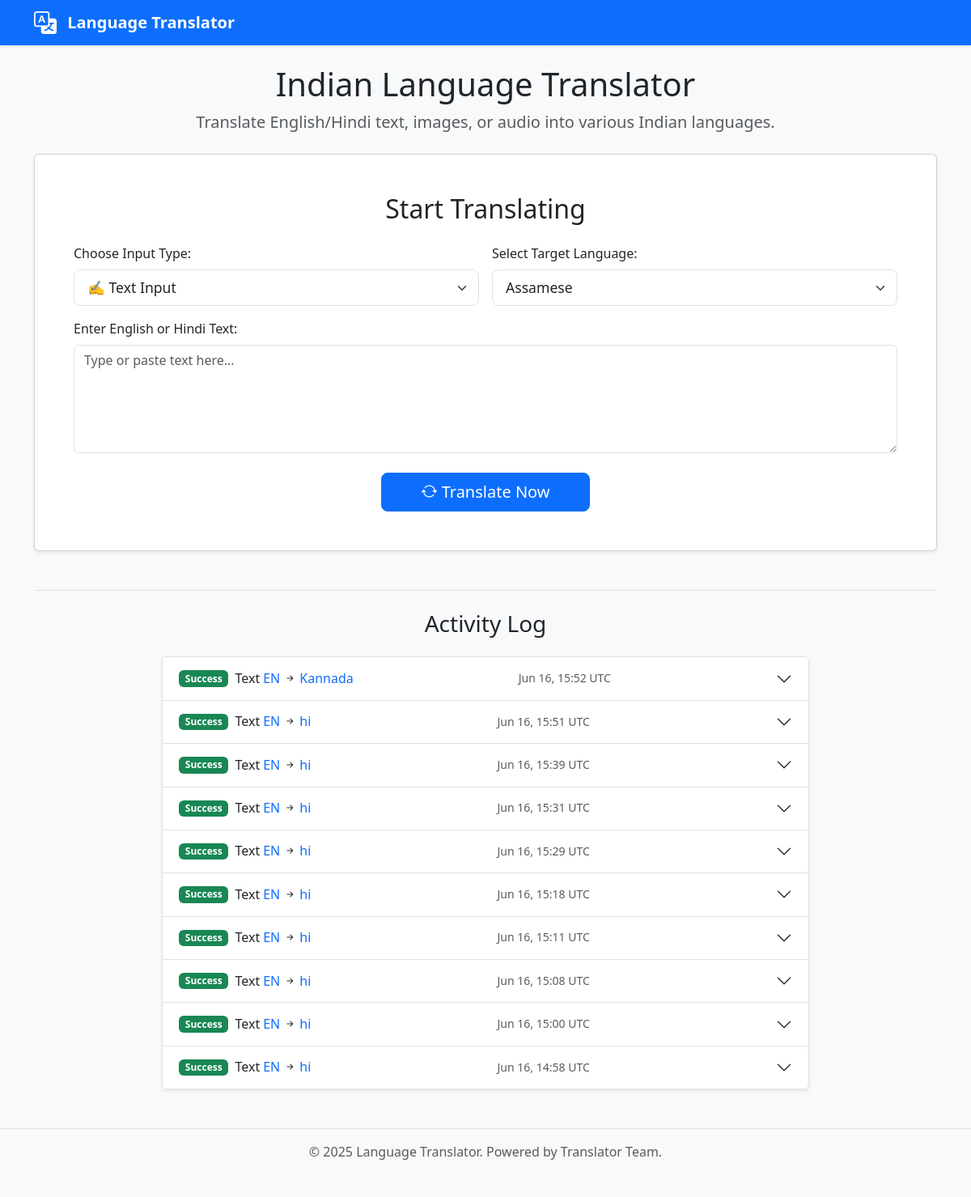
The page / on the database its author committed.
### models.py (models this page shows, shortened)
class TranslationLog(db.Model):
    id = db.Column(db.Integer, primary_key=True)
    timestamp = db.Column(db.DateTime, default=datetime.utcnow)
    input_type = db.Column(db.String(20), nullable=False) # 'text', 'ocr', 'audio'
    source_language = db.Column(db.String(10), nullable=False) # e.g., 'en', 'hi'
    target_language = db.Column(db.String(10), nullable=False) # e.g., 'mr', 'ta', 'bn'
    original_text = db.Column(db.Text, nullable=True)
    translated_text = db.Column(db.Text, nullable=True)
    error_message = db.Column(db.Text, nullable=True) # Store errors if any

### app.py (the view, shortened to what this page needs)
@app.route('/', methods=['GET', 'POST'])
def index_route():
    translation_result = None
    original_text = request.form.get('text_input', '') if request.method == 'POST' else ''
    detected_lang_nllb = "" # Will store NLLB code of detected source lang
    error = None
    default_target_friendly_name = list(utils.SUPPORTED_LANGUAGES.keys())[0]
    selected_target_friendly_name = request.form.get('target_language', default_target_friendly_name)
    main_result_tts_supported = False
    main_result_tts_code = 'en'
    recent_logs = TranslationLog.query.order_by(TranslationLog.timestamp.desc()).limit(10).all()
    selected_nllb_for_main_result = utils.SUPPORTED_LANGUAGES.get(selected_target_friendly_name)
    if selected_nllb_for_main_result:
        tts_code_for_main = MASTER_TTS_CONFIG.get(selected_nllb_for_main_result)
        if tts_code_for_main:
            main_result_tts_supported = True
            main_result_tts_code = tts_code_for_main
    return render_template(
        'index.html',
        utils_supported_languages=utils.SUPPORTED_LANGUAGES,
        selected_target_lang=selected_target_friendly_name,
        original_text=original_text,
        translation_result=translation_result,
        detected_lang=NLLB_TO_FRIENDLY_NAME.get(detected_lang_nllb, detected_lang_nllb if detected_lang_nllb else "N/A"),
        error=error,
        main_result_tts_supported=main_result_tts_supported,
        main_result_tts_code=main_result_tts_code,
        recent_logs=recent_logs,
        MASTER_TTS_CONFIG=MASTER_TTS_CONFIG,
        NLLB_TO_FRIENDLY_NAME=NLLB_TO_FRIENDLY_NAME,
        current_year=datetime.now().year,
    )

### templates/index.html (shortened to what this page needs)
<!DOCTYPE html>
<html lang="en">
<head>
    <link href="https://cdn.jsdelivr.net/npm/bootstrap@5.3.2/dist/css/bootstrap.min.css" rel="stylesheet">
    <link rel="stylesheet" href="https://cdn.jsdelivr.net/npm/bootstrap-icons@1.11.1/font/bootstrap-icons.css">
    <link rel="stylesheet" href="{{ url_for('static', filename='style.css') }}">
</head>
<body>
    <nav class="navbar navbar-expand-lg navbar-dark bg-primary shadow-sm fixed-top">
        <div class="container">
            <a class="navbar-brand fw-bold" href="/">
                <img src="{{ url_for('static', filename='bi-chat-dots.svg') }}" alt="Chat Icon" width="28" height="28" class="d-inline-block align-text-top me-2" style="filter: invert(1) brightness(1.5);">
                Language Translator
            </a>
        </div>
    </nav>
    <div class="container mt-4 mb-5">
        <div class="text-center mb-4">
            <h1>Indian Language Translator</h1>
            <p class="lead text-muted">Translate English/Hindi text, images, or audio into various Indian languages.</p>
        </div>
        <div class="card shadow-sm mb-4">
            <div class="card-body p-lg-5 p-4">
                <h2 class="card-title text-center mb-4">Start Translating</h2>
                <form method="POST" enctype="multipart/form-data">
                    <div class="row g-3">
                        <div class="col-md-6">
                            <label for="input_type" class="form-label fw-medium">Choose Input Type:</label>
                            <select class="form-select form-select-lg" id="input_type" name="input_type" onchange="toggleInputFields()">
                                <option value="text" {% if request.form.get('input_type', 'text') == 'text' %}selected{% endif %}>✍️ Text Input</option>
                            </select>
                        </div>
                        <div class="col-md-6">
                             <label for="target_language" class="form-label fw-medium">Select Target Language:</label>
                            <select class="form-select form-select-lg" id="target_language" name="target_language">
                                {% for lang_name_key, nllb_code_val in utils_supported_languages.items() %}
                                    <option value="{{ lang_name_key }}" {% if lang_name_key == selected_target_lang %}selected{% endif %}>{{ lang_name_key }}</option>
                                {% endfor %}
                            </select>
                        </div>
                        <div class="col-12" id="text_input_div">
                            <label for="text_input" class="form-label fw-medium">Enter English or Hindi Text:</label>
                            <textarea class="form-control" id="text_input" name="text_input" rows="5" placeholder="Type or paste text here...">{{ request.form['text_input'] if 'text_input' in request.form else original_text }}</textarea>
                        </div>
                        <div class="col-12 text-center mt-4">
                            <button type="submit" class="btn btn-primary btn-lg px-5">
                                <i class="bi bi-arrow-repeat"></i> Translate Now
                            </button>
                        </div>
                    </div>
                </form>
            </div>
        </div>
        <div class="mt-5 pt-4 border-top">
            <h3 class="text-center mb-4">Activity Log</h3>
            {% if recent_logs %}
                <div class="accordion shadow-sm mx-auto" id="activityLogAccordion" style="max-width: 800px;">
                    {% for log_item in recent_logs %}
                    <div class="accordion-item">
                        <h2 class="accordion-header" id="heading{{ loop.index }}">
                            <button class="accordion-button collapsed" type="button" data-bs-toggle="collapse" data-bs-target="#collapse{{ loop.index }}" aria-expanded="false" aria-controls="collapse{{ loop.index }}">
                                <span class="badge {{ 'bg-success' if log_item.translated_text else 'bg-danger' }} me-2">{{ 'Success' if log_item.translated_text else 'Failed' }}</span>
                                <span class="fw-normal me-1">{{ log_item.input_type|title }}</span>
                                <span class="text-primary">{{ NLLB_TO_FRIENDLY_NAME.get(log_item.source_language, log_item.source_language)|upper }}</span>
                                <i class="bi bi-arrow-right-short mx-1"></i>
                                <span class="text-primary">{{ NLLB_TO_FRIENDLY_NAME.get(log_item.target_language, log_item.target_language) }}</span>
                                <span class="ms-auto text-muted small">{{ log_item.timestamp_ist.strftime('%b %d, %H:%M') if log_item.timestamp_ist else (log_item.timestamp.strftime('%b %d, %H:%M UTC') if log_item.timestamp else '') }}</span>
                            </button>
                        </h2>
                    </div>
                    {% endfor %}
                </div>
            {% else %}
                <p class="text-center text-muted">No recent translation activity logged.</p>
            {% endif %}
        </div>
    </div>
    <footer class="bg-light text-center text-muted py-3 mt-5 border-top">
        <div class="container">
            <p class="mb-0">© {{ current_year }} Language Translator. Powered by Translator Team.</p>
        </div>
    </footer>
</body>
</html>

### static/style.css (style rules this page uses)
body { background-color: #f8f9fa; padding-top: 56px; padding-bottom: 3rem; }
.navbar-brand { font-weight: bold; }
.card.shadow-sm { transition: box-shadow 0.3s ease-in-out; }
.form-select-lg { font-size: 1.1rem; }
textarea.form-control { resize: vertical; }
footer { border-top: 1px solid #e9ecef; }

### templates/index.html (style rules this page uses)
body { padding-top: 56px; }

### rows shown on the page
TranslationLog: translated_text "Success", input_type "Text", get "EN", get "Kannada", timestamp_ist "Jun 16, 15:52 UTC"
TranslationLog: translated_text "Success", input_type "Text", get "EN", get "hi", timestamp_ist "Jun 16, 15:51 UTC"
TranslationLog: translated_text "Success", input_type "Text", get "EN", get "hi", timestamp_ist "Jun 16, 15:39 UTC"
TranslationLog: translated_text "Success", input_type "Text", get "EN", get "hi", timestamp_ist "Jun 16, 15:31 UTC"
TranslationLog: translated_text "Success", input_type "Text", get "EN", get "hi", timestamp_ist "Jun 16, 15:29 UTC"
TranslationLog: translated_text "Success", input_type "Text", get "EN", get "hi", timestamp_ist "Jun 16, 15:18 UTC"
TranslationLog: translated_text "Success", input_type "Text", get "EN", get "hi", timestamp_ist "Jun 16, 15:11 UTC"
TranslationLog: translated_text "Success", input_type "Text", get "EN", get "hi", timestamp_ist "Jun 16, 15:08 UTC"
TranslationLog: translated_text "Success", input_type "Text", get "EN", get "hi", timestamp_ist "Jun 16, 15:00 UTC"
TranslationLog: translated_text "Success", input_type "Text", get "EN", get "hi", timestamp_ist "Jun 16, 14:58 UTC"

### other values the page prints
form field target_language "Assamese"
